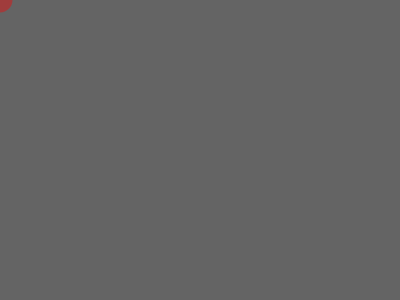
Frame 1 (no input)
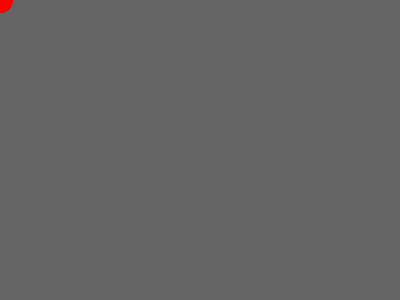
Frame 60 (no input)
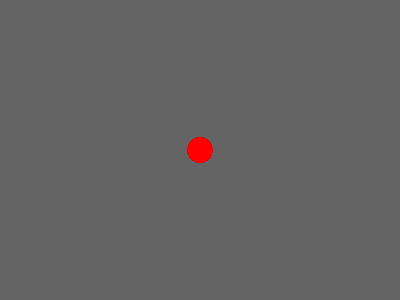
Frame 120 (the mouse pressed at the canvas centre since frame 60)

The p5.js sketch that drew these frames (run headless with seeded random() and noise() and a simulated clock; from frame 60 on, the mouse is pressed at the canvas centre):

// p5.js sketch
// ── sketch.js
function setup() {
  createCanvas(400, 300);
  print("Hola");
  background(100);
}

function draw() {
  
   fill(255,0,0,100);
  noStroke();
  ellipse(mouseX,mouseY,25,25);
}

function mousePressed() {
  background(100);
}
